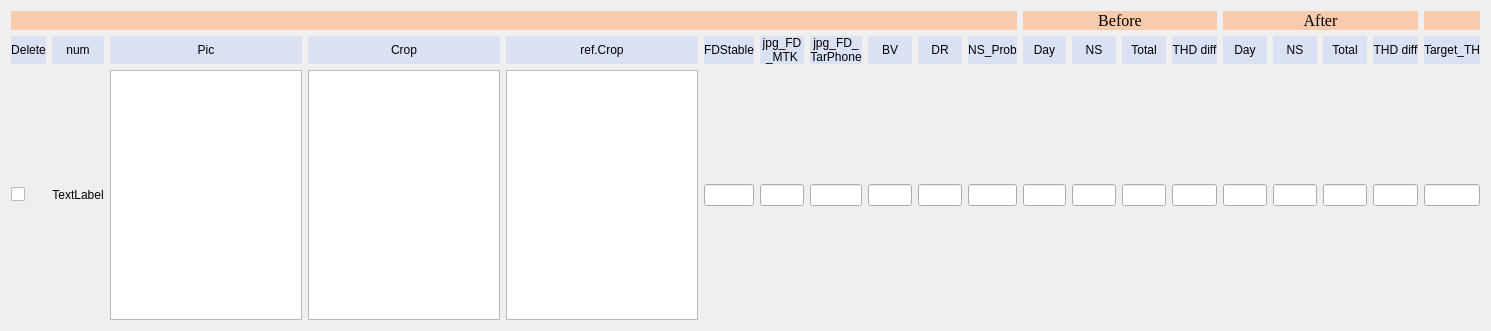
  <widget class="QWidget" name="gridLayoutWidget_3">
   <property name="geometry">
    <rect>
     <x>10</x>
     <y>480</y>
     <width>1491</width>
     <height>331</height>
    </rect>
   </property>
   <layout class="QGridLayout" name="gridLayout_7">
    <item row="2" column="2">
     <widget class="QGraphicsView" name="graphicsView_3"/>
    </item>
    <item row="1" column="2">
     <widget class="QLabel" name="label_94">
      <property name="styleSheet">
       <string notr="true">background:rgb(217, 225, 242); </string>
      </property>
      <property name="text">
       <string>Pic</string>
      </property>
      <property name="alignment">
       <set>Qt::AlignCenter</set>
      </property>
     </widget>
    </item>
    <item row="1" column="3">
     <widget class="QLabel" name="label_93">
      <property name="styleSheet">
       <string notr="true">background:rgb(217, 225, 242); </string>
      </property>
      <property name="text">
       <string>Crop</string>
      </property>
      <property name="alignment">
       <set>Qt::AlignCenter</set>
      </property>
     </widget>
    </item>
    <item row="1" column="4">
     <widget class="QLabel" name="label_81">
      <property name="styleSheet">
       <string notr="true">background:rgb(217, 225, 242); </string>
      </property>
      <property name="text">
       <string>ref.Crop</string>
      </property>
      <property name="alignment">
       <set>Qt::AlignCenter</set>
      </property>
     </widget>
    </item>
    <item row="1" column="9">
     <widget class="QLabel" name="label_90">
      <property name="styleSheet">
       <string notr="true">background:rgb(217, 225, 242); </string>
      </property>
      <property name="text">
       <string>DR</string>
      </property>
      <property name="alignment">
       <set>Qt::AlignCenter</set>
      </property>
     </widget>
    </item>
    <item row="1" column="7">
     <widget class="QLabel" name="label_87">
      <property name="styleSheet">
       <string notr="true">background:rgb(217, 225, 242); </string>
      </property>
      <property name="text">
       <string>jpg_FD_
TarPhone</string>
      </property>
      <property name="alignment">
       <set>Qt::AlignCenter</set>
      </property>
     </widget>
    </item>
    <item row="1" column="8">
     <widget class="QLabel" name="label_80">
      <property name="styleSheet">
       <string notr="true">background:rgb(217, 225, 242); </string>
      </property>
      <property name="text">
       <string>BV</string>
      </property>
      <property name="alignment">
       <set>Qt::AlignCenter</set>
      </property>
     </widget>
    </item>
    <item row="1" column="5">
     <widget class="QLabel" name="label_82">
      <property name="styleSheet">
       <string notr="true">background:rgb(217, 225, 242); </string>
      </property>
      <property name="text">
       <string>FDStable</string>
      </property>
      <property name="alignment">
       <set>Qt::AlignCenter</set>
      </property>
     </widget>
    </item>
    <item row="1" column="6">
     <widget class="QLabel" name="label_85">
      <property name="styleSheet">
       <string notr="true">background:rgb(217, 225, 242); </string>
      </property>
      <property name="text">
       <string>jpg_FD
_MTK</string>
      </property>
      <property name="alignment">
       <set>Qt::AlignCenter</set>
      </property>
     </widget>
    </item>
    <item row="1" column="11">
     <widget class="QLabel" name="label_83">
      <property name="styleSheet">
       <string notr="true">background:rgb(217, 225, 242); </string>
      </property>
      <property name="text">
       <string>Day</string>
      </property>
      <property name="alignment">
       <set>Qt::AlignCenter</set>
      </property>
     </widget>
    </item>
    <item row="1" column="13">
     <widget class="QLabel" name="label_84">
      <property name="styleSheet">
       <string notr="true">background:rgb(217, 225, 242); </string>
      </property>
      <property name="text">
       <string>Total</string>
      </property>
      <property name="alignment">
       <set>Qt::AlignCenter</set>
      </property>
     </widget>
    </item>
    <item row="1" column="12">
     <widget class="QLabel" name="label_88">
      <property name="styleSheet">
       <string notr="true">background:rgb(217, 225, 242); </string>
      </property>
      <property name="text">
       <string>NS</string>
      </property>
      <property name="alignment">
       <set>Qt::AlignCenter</set>
      </property>
     </widget>
    </item>
    <item row="1" column="10">
     <widget class="QLabel" name="label_86">
      <property name="styleSheet">
       <string notr="true">background:rgb(217, 225, 242); </string>
      </property>
      <property name="text">
       <string>NS_Prob</string>
      </property>
      <property name="alignment">
       <set>Qt::AlignCenter</set>
      </property>
     </widget>
    </item>
    <item row="1" column="14">
     <widget class="QLabel" name="label_92">
      <property name="styleSheet">
       <string notr="true">background:rgb(217, 225, 242); </string>
      </property>
      <property name="text">
       <string>THD diff</string>
      </property>
      <property name="alignment">
       <set>Qt::AlignCenter</set>
      </property>
     </widget>
    </item>
    <item row="1" column="16">
     <widget class="QLabel" name="label_91">
      <property name="styleSheet">
       <string notr="true">background:rgb(217, 225, 242); </string>
      </property>
      <property name="text">
       <string>NS</string>
      </property>
      <property name="alignment">
       <set>Qt::AlignCenter</set>
      </property>
     </widget>
    </item>
    <item row="1" column="15">
     <widget class="QLabel" name="label_89">
      <property name="styleSheet">
       <string notr="true">background:rgb(217, 225, 242); </string>
      </property>
      <property name="text">
       <string>Day</string>
      </property>
      <property name="alignment">
       <set>Qt::AlignCenter</set>
      </property>
     </widget>
    </item>
    <item row="1" column="17">
     <widget class="QLabel" name="label_95">
      <property name="styleSheet">
       <string notr="true">background:rgb(217, 225, 242); </string>
      </property>
      <property name="text">
       <string>Total</string>
      </property>
      <property name="alignment">
       <set>Qt::AlignCenter</set>
      </property>
     </widget>
    </item>
    <item row="2" column="3">
     <widget class="QGraphicsView" name="graphicsView"/>
    </item>
    <item row="2" column="4">
     <widget class="QGraphicsView" name="graphicsView_2"/>
    </item>
    <item row="0" column="19">
     <widget class="QLabel" name="label_77">
      <property name="styleSheet">
       <string notr="true">background:rgb(248, 203, 173); </string>
      </property>
      <property name="text">
       <string/>
      </property>
      <property name="alignment">
       <set>Qt::AlignCenter</set>
      </property>
     </widget>
    </item>
    <item row="2" column="1">
     <widget class="QLabel" name="label_75">
      <property name="text">
       <string>TextLabel</string>
      </property>
      <property name="alignment">
       <set>Qt::AlignCenter</set>
      </property>
     </widget>
    </item>
    <item row="1" column="0">
     <widget class="QLabel" name="label_73">
      <property name="styleSheet">
       <string notr="true">background:rgb(217, 225, 242); </string>
      </property>
      <property name="text">
       <string>Delete</string>
      </property>
      <property name="alignment">
       <set>Qt::AlignCenter</set>
      </property>
     </widget>
    </item>
    <item row="2" column="0">
     <widget class="QCheckBox" name="checkBox">
      <property name="text">
       <string/>
      </property>
     </widget>
    </item>
    <item row="1" column="1">
     <widget class="QLabel" name="label_74">
      <property name="styleSheet">
       <string notr="true">background:rgb(217, 225, 242); </string>
      </property>
      <property name="text">
       <string>num</string>
      </property>
      <property name="alignment">
       <set>Qt::AlignCenter</set>
      </property>
     </widget>
    </item>
    <item row="0" column="0" colspan="11">
     <widget class="QLabel" name="label_76">
      <property name="styleSheet">
       <string notr="true">background:rgb(248, 203, 173); </string>
      </property>
      <property name="text">
       <string/>
      </property>
      <property name="alignment">
       <set>Qt::AlignCenter</set>
      </property>
     </widget>
    </item>
    <item row="1" column="19">
     <widget class="QLabel" name="label_97">
      <property name="styleSheet">
       <string notr="true">background:rgb(217, 225, 242); </string>
      </property>
      <property name="text">
       <string>Target_TH</string>
      </property>
      <property name="alignment">
       <set>Qt::AlignCenter</set>
      </property>
     </widget>
    </item>
    <item row="2" column="17">
     <widget class="QLineEdit" name="lineEdit_369"/>
    </item>
    <item row="2" column="16">
     <widget class="QLineEdit" name="lineEdit_372"/>
    </item>
    <item row="2" column="14">
     <widget class="QLineEdit" name="lineEdit_368"/>
    </item>
    <item row="2" column="19">
     <widget class="QLineEdit" name="lineEdit_363"/>
    </item>
    <item row="2" column="5">
     <widget class="QLineEdit" name="lineEdit_376"/>
    </item>
    <item row="2" column="18">
     <widget class="QLineEdit" name="lineEdit_362"/>
    </item>
    <item row="2" column="15">
     <widget class="QLineEdit" name="lineEdit_375"/>
    </item>
    <item row="2" column="6">
     <widget class="QLineEdit" name="lineEdit_374"/>
    </item>
    <item row="2" column="13">
     <widget class="QLineEdit" name="lineEdit_367"/>
    </item>
    <item row="2" column="10">
     <widget class="QLineEdit" name="lineEdit_373"/>
    </item>
    <item row="2" column="9">
     <widget class="QLineEdit" name="lineEdit_371"/>
    </item>
    <item row="2" column="8">
     <widget class="QLineEdit" name="lineEdit_364"/>
    </item>
    <item row="1" column="18">
     <widget class="QLabel" name="label_96">
      <property name="styleSheet">
       <string notr="true">background:rgb(217, 225, 242); </string>
      </property>
      <property name="text">
       <string>THD diff</string>
      </property>
      <property name="alignment">
       <set>Qt::AlignCenter</set>
      </property>
     </widget>
    </item>
    <item row="2" column="7">
     <widget class="QLineEdit" name="lineEdit_370"/>
    </item>
    <item row="2" column="12">
     <widget class="QLineEdit" name="lineEdit_365"/>
    </item>
    <item row="2" column="11">
     <widget class="QLineEdit" name="lineEdit_361"/>
    </item>
    <item row="0" column="15" colspan="4">
     <widget class="QLabel" name="label_78">
      <property name="font">
       <font>
        <family>Times New Roman</family>
        <pointsize>12</pointsize>
       </font>
      </property>
      <property name="styleSheet">
       <string notr="true">background:rgb(248, 203, 173); </string>
      </property>
      <property name="text">
       <string>After</string>
      </property>
      <property name="alignment">
       <set>Qt::AlignCenter</set>
      </property>
     </widget>
    </item>
    <item row="0" column="11" colspan="4">
     <widget class="QLabel" name="label_79">
      <property name="maximumSize">
       <size>
        <width>16777215</width>
        <height>16777215</height>
       </size>
      </property>
      <property name="font">
       <font>
        <family>Times New Roman</family>
        <pointsize>12</pointsize>
       </font>
      </property>
      <property name="styleSheet">
       <string notr="true">background:rgb(248, 203, 173); </string>
      </property>
      <property name="text">
       <string>Before</string>
      </property>
      <property name="alignment">
       <set>Qt::AlignCenter</set>
      </property>
     </widget>
    </item>
   </layout>
  </widget>
